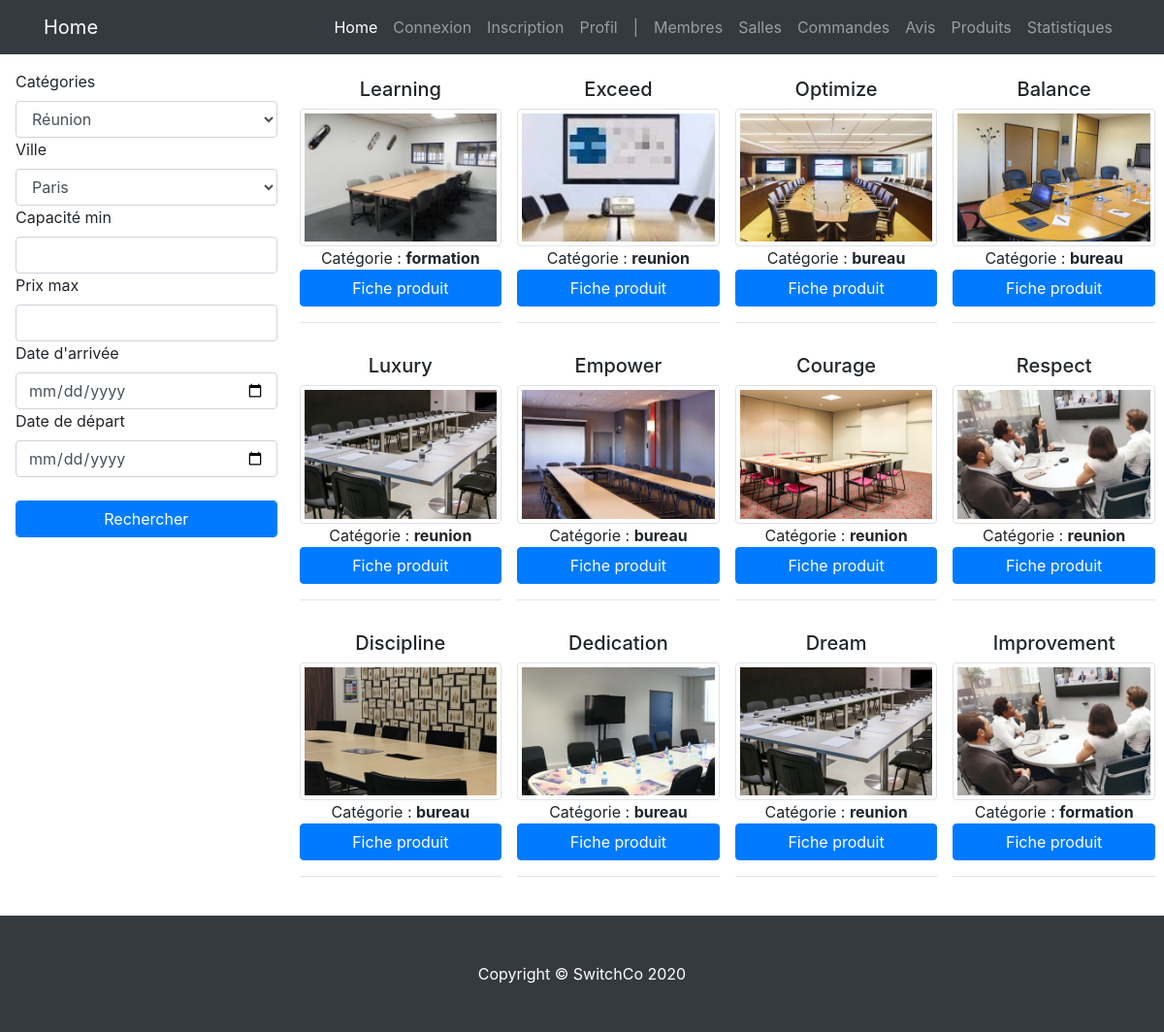
The page / on the database its author committed.
### tables this page shows
CREATE TABLE `salle` (
  `id_salle` int(3) NOT NULL,
  `titre` varchar(200) NOT NULL,
  `description` text NOT NULL,
  `photo` varchar(200) DEFAULT NULL,
  `pays` varchar(20) NOT NULL,
  `ville` varchar(20) NOT NULL,
  `adresse` varchar(50) NOT NULL,
  `cp` int(5) NOT NULL,
  `capacite` int(3) NOT NULL,
  `categorie` enum('reunion','bureau','formation') NOT NULL
);

### index.php (called while the page is built)
<?php
require('model.php');
$rooms_list = tabulateAllRooms();
require('indexView.php');

### model.php (called while the page is built, shortened)
<?php
function dbConnect()
{
    $host_db = 'mysql:host=localhost;dbname=projet_switch';
    $login = 'root';
    $password = '';
    $options = array(
        PDO::ATTR_ERRMODE => PDO::ERRMODE_WARNING,
        PDO::MYSQL_ATTR_INIT_COMMAND => 'SET NAMES utf8'
    );
    return new PDO($host_db, $login, $password, $options);
}
function tabulateAllRooms()
{
    $pdo = dbConnect();
    return $pdo->query("SELECT * FROM salle");
}

### indexView.php (the view, shortened to what this page needs)
<?php $title = 'Home'; ?>
    <div class="m-3" id="main">
        <div class="row">
            <div class="col-sm-3">
                <form method="post" action="model.php">
                    <label for="category">Catégories</label>
                    <select name="category" id="category" class="form-control">
                        <option value="1">Réunion</option>
                    </select>
                    <label for="city">Ville</label>
                    <select name="city" id="city" class="form-control">
                        <option value="paris">Paris</option>
                    </select>
                    <label for="capacity">Capacité min</label>
                    <input type="number" min="0" name="capacity" id="capacity" class="form-control" step="5">
                    <label for="price">Prix max</label>
                    <input type="number" min="0" name="price" id="price" class="form-control" step="10">
                    <label for="arrival">Date d'arrivée</label>
                    <input type="date" name="arrival" id="arrival" class="form-control">
                    <label for="departure">Date de départ</label>
                    <input type="date" name="departure" id="departure" class="form-control"><br>
                    <button type="submit" class="btn-primary form-control">Rechercher</button>
                </form>
            </div>
            <div class="col-sm-9">
                <div class="row justify-content-around">
                    <?php
                    while ($room = $rooms_list->fetch(PDO::FETCH_ASSOC)) {
                        echo '<div class="col-sm-3 text-center p-2">';
                        echo '<h5>' . htmlspecialchars($room['titre']) . '</h5>';
                        echo '<img src="img/' . htmlspecialchars($room['photo']) . '" alt="' . htmlspecialchars($room['titre']) . '" class="img-thumbnail w-100">';
                        echo '<p>Catégorie : <b>' . htmlspecialchars($room['categorie']) . '</b><br>';
                        echo '<a href="product-details.php?id_salle=' . htmlspecialchars($room['id_salle']) . '" class="btn btn-primary w-100">Fiche produit</a><hr>';
                        echo '</div>';
                    }
                    ?>
                </div>
            </div>
        </div>
    </div>
<?php $content = ob_get_clean(); ?>
<?php
$backOfficeAdmin = null;
?>
<?php
if (!user_is_admin()) {
    ?>
    <li class="nav-item">
        <a class="nav-link">|</a>
    </li>
    <li class="nav-item">
        <a class="nav-link" href="users/users.php">Membres</a>
    </li>
    <li class="nav-item">
        <a class="nav-link" href="rooms/rooms.php">Salles</a>
    </li>
    <li class="nav-item">
        <a class="nav-link" href="orders/orders.php">Commandes</a>
    </li>
    <li class="nav-item">
        <a class="nav-link" href="ratings/ratings.php">Avis</a>
    </li>
    <li class="nav-item">
        <a class="nav-link" href="products/products.php">Produits</a>
    </li>
    <li class="nav-item">
        <a class="nav-link" href="stats/stats.php">Statistiques</a>
    </li>
    <?php $backOfficeAdmin = ob_get_clean(); ?>
    <?php
}
?>
<?php require('template.php'); ?>

### template.php (shortened to what this page needs)
<!DOCTYPE html>
<html lang="fr">
<head>
    <link href="css/vendor/bootstrap/css/bootstrap.css" rel="stylesheet">
    <link href="css/shop-homepage.css" rel="stylesheet">
    <link href="https://cdnjs.cloudflare.com/ajax/libs/font-awesome/5.12.0/css/all.min.css" rel="stylesheet">
    <link rel="stylesheet" href="css/styles.css">
</head>
<header>
    <nav class="navbar navbar-expand-lg navbar-dark bg-dark fixed-top">
        <div class="container">
            <a class="navbar-brand" href=""><?= $title ?></a>
            <div class="collapse navbar-collapse" id="navbarResponsive">
                <ul class="navbar-nav ml-auto">
                    <li class="nav-item active">
                        <a class="nav-link" href="index.php">Home</a>
                    </li>
                    <li class="nav-item">
                        <a class="nav-link" href="login/login.php">Connexion</a>
                    </li>
                    <li class="nav-item">
                        <a class="nav-link" href="signup/signup.php">Inscription</a>
                    </li>
                    <li class="nav-item">
                        <a class="nav-link" href="profile/profile.php">Profil</a>
                    </li>
                    <?= $backOfficeAdmin;?>
                </ul>
            </div>
        </div>
    </nav>
</header>
<body>
    <?= $content ?>
</body>
<footer class="py-5 bg-dark">
    <div class="container">
        <p class="m-0 text-center text-white">Copyright &copy; SwitchCo 2020</p>
    </div>
</footer>
</html>

### css/shop-homepage.css (style rules this page uses)
body { padding-top: 56px; }

### rows shown on the page
salle: titre "Learning", photo (picture), categorie "formation"
salle: titre "Exceed", photo (picture), categorie "reunion"
salle: titre "Optimize", photo (picture), categorie "bureau"
salle: titre "Balance", photo (picture), categorie "bureau"
salle: titre "Luxury", photo (picture), categorie "reunion"
salle: titre "Empower", photo (picture), categorie "bureau"
salle: titre "Courage", photo (picture), categorie "reunion"
salle: titre "Respect", photo (picture), categorie "reunion"
salle: titre "Discipline", photo (picture), categorie "bureau"
salle: titre "Dedication", photo (picture), categorie "bureau"
salle: titre "Dream", photo (picture), categorie "reunion"
salle: titre "Improvement", photo (picture), categorie "formation"

### other values the page prints
$title "Home"
